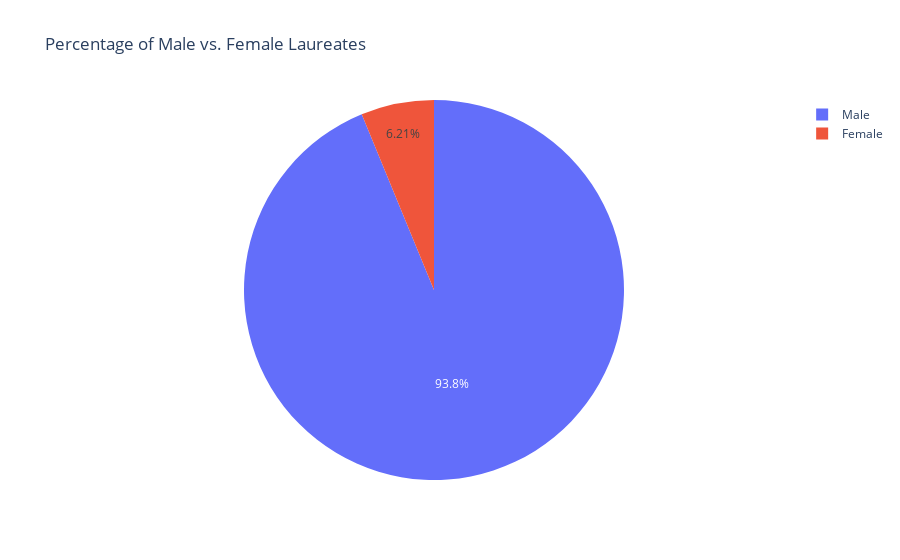

The cell this chart's notebook holds for it:
### Markdown cell above
**Challenge**: Create a [donut chart using plotly](https://plotly.com/python/pie-charts/) which shows how many prizes went to men compared to how many prizes went to women. What percentage of all the prizes went to women?

### Code cell
new_df = df_data.groupby("sex").agg({'sex': pd.Series.count})
fig = px.pie(new_df, values=new_df.sex, names=new_df.index,
             title='Percentage of Male vs. Female Laureates')
fig.show()

### Figure 1 — Plotly figure (JSON) as saved in the notebook; plotly's stock layout.template omitted (floating-point values rounded to 4 significant figures)
{"data": [{"domain": {"x": [0, 1], "y": [0, 1]}, "hovertemplate": "index=%{label}<br>sex=%{value}<extra></extra>", "labels": ["Female", "Male"], "legendgroup": "", "name": "", "showlegend": true, "type": "pie", "values": [58, 876]}], "layout": {"legend": {"tracegroupgap": 0}, "title": {"text": "Percentage of Male vs. Female Laureates"}}}
